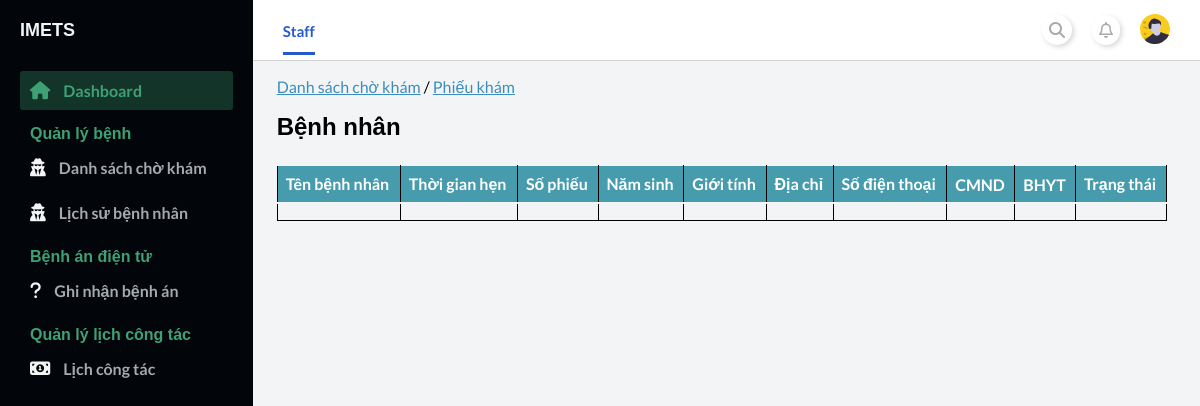
/staff/index.php?page_layout=checkup&ID_Appointment=16 (signed in), run on an earlier commit of the app's database.
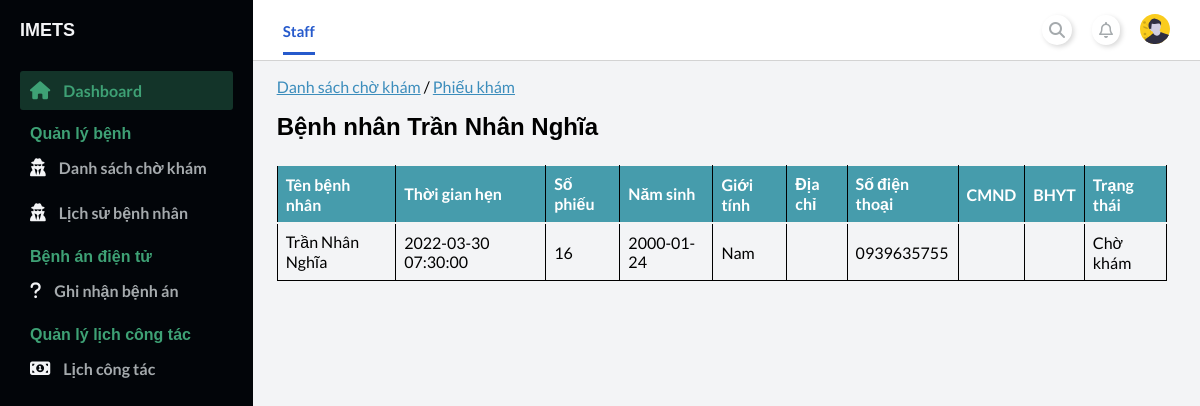
And on a later commit of the database.
### tables this page shows
CREATE TABLE `appointment` (
  `ID_Appointment` int(11) NOT NULL,
  `ID_Staff` int(11) NOT NULL,
  `ID_Patient` int(11) NOT NULL,
  `Date_Booking` datetime NOT NULL,
  `Date_Checkup` int(11) NOT NULL,
  `Date_ReCheckup` date DEFAULT NULL,
  `ID_Prescription` int(11) DEFAULT NULL,
  `ID_PaymentMethod` int(11) DEFAULT NULL,
  `StatusAppointment` varchar(100) DEFAULT NULL
);

CREATE TABLE `patient` (
  `ID_Patient` int(11) NOT NULL,
  `Name` varchar(100) NOT NULL,
  `DOB` date NOT NULL,
  `Sex` varchar(10) NOT NULL,
  `Address` varchar(200) DEFAULT NULL,
  `CMND` varchar(15) DEFAULT NULL,
  `PhoneNumber` varchar(25) NOT NULL,
  `ID_BHYT` varchar(20) DEFAULT NULL,
  `UserName` varchar(100) NOT NULL,
  `Password` varchar(100) NOT NULL
);

CREATE TABLE `schedule` (
  `ID_schedule` int(11) NOT NULL,
  `title` varchar(255) NOT NULL,
  `DateWorking` date DEFAULT NULL,
  `TimeStart` time DEFAULT NULL,
  `Session` varchar(15) NOT NULL,
  `ID_Staff` int(11) NOT NULL,
  `ID_Room` int(11) NOT NULL,
  `t_stamp` timestamp NOT NULL DEFAULT current_timestamp() ON UPDATE current_timestamp(),
  `start` datetime DEFAULT NULL,
  `end` datetime DEFAULT NULL
);

### staff/modules_staff/checkup/checkup.php (the view, shortened to what this page needs)
<?php
    include './../config.php';
    $sql = "SELECT * FROM appointment
            JOIN patient ON appointment.ID_Patient=patient.ID_Patient
            JOIN schedule ON schedule.ID_schedule=appointment.Date_Checkup";
    $query = mysqli_query($conn, $sql);
    $rows = mysqli_fetch_array($query);
?>
<main>
    <div class="container-fluid">
        <div class="card-container">
            <div class="link-nav-pages">
                <a href="./index.php?page_layout=list_patient">Danh sách chờ khám</a> /
                <a href="">Phiếu khám</a>
            </div>
        </div>
        <div class="content-checkup">
            <div class="card-body">
                <div class="card-header">
                    <h2>Bệnh nhân <?php echo $rows["Name"] ?></h2>
                </div>
                <div class="card-body">
                <table class="table">
                        <thead class="thead-dark">
                            <tr>
                                <th>Tên bệnh nhân</th>
                                <th>Thời gian hẹn</th>
                                <th>Số phiếu</th>
                                <th>Năm sinh</th>
                                <th>Giới tính</th>
                                <th>Địa chỉ</th>
                                <th>Số điện thoại</th>
                                <th>CMND</th>
                                <th>BHYT</th>
                                <th>Trạng thái</th>
                            </tr>
                        </thead>
                        <tbody>
                            <tr>
                                <td><?php echo $rows["Name"] ?></td>
                                <td><?php echo $rows["start"] ?></td>
                                <td><?php echo $rows["ID_Appointment"] ?></td>
                                <td><?php echo $rows["DOB"] ?></td>
                                <td><?php echo $rows["Sex"] ?></td>
                                <td><?php echo $rows["Address"] ?></td>
                                <td><?php echo $rows["PhoneNumber"] ?></td>
                                <td><?php echo $rows["CMND"] ?></td>
                                <td><?php echo $rows["ID_BHYT"] ?></td>
                                <td><?php echo $rows["StatusAppointment"] ?></td>
                            </tr>
                    </table>
                </div>
            </div>
        </div>
    </div>
</main>

What changed in the data, as far as the page shows it:
now on this page (row edited): appointment: ID_Patient.Name "Trần Nhân Nghĩa", Date_Checkup.start "2022-03-30 07:30:00", ID_Appointment "16", ID_Patient.DOB "2000-01-24", ID_Patient.Sex "Nam", ID_Patient.PhoneNumber "0939635755", StatusAppointment "Chờ khám"
